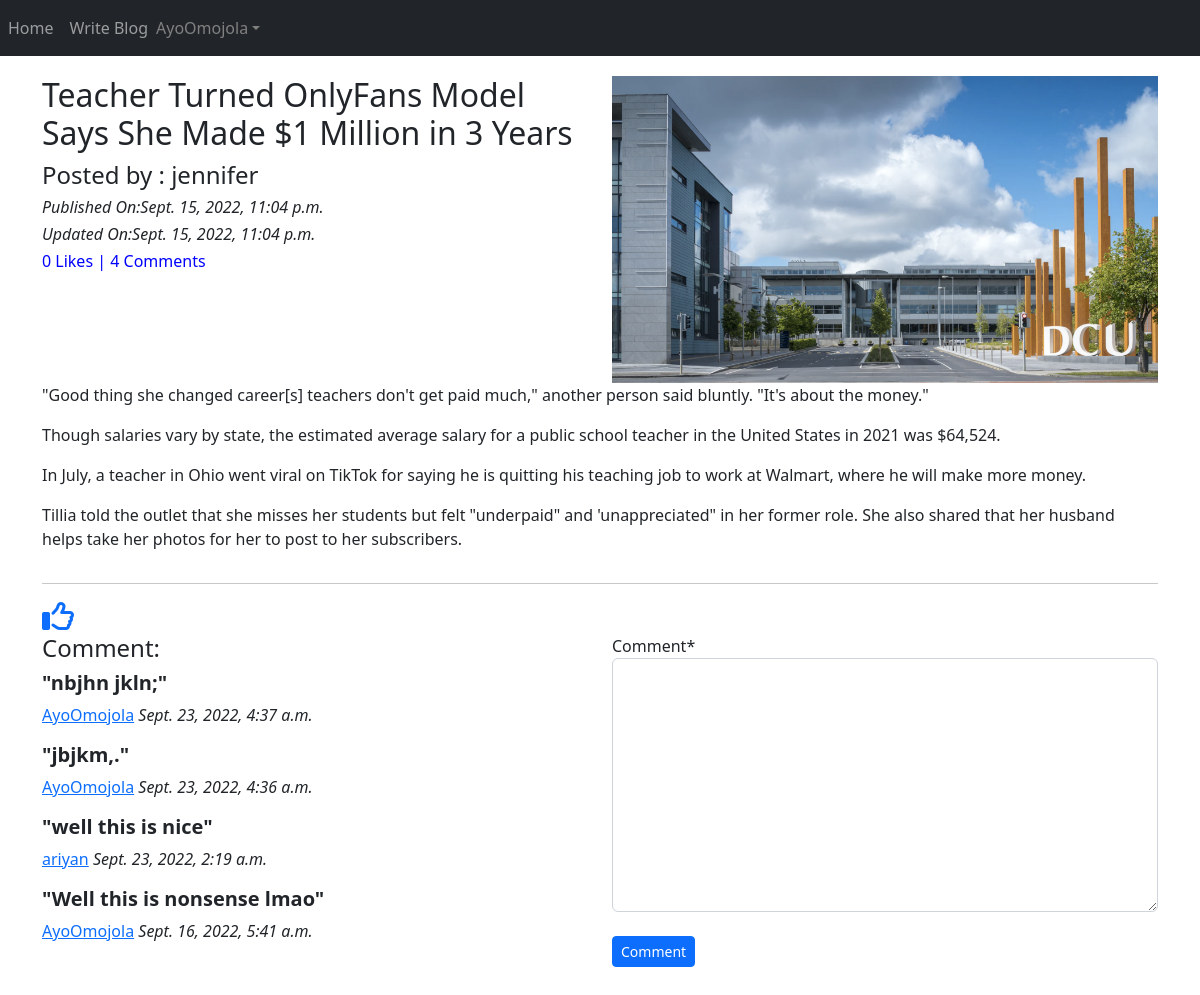
The page /blog/details/25/ (signed in) on the database its author committed.
### App_Blog/models.py (models this page shows, shortened)
class Blog(models.Model):
    author = models.ForeignKey(User, on_delete=models.CASCADE,related_name='post_author')
    blog_title = models.CharField(max_length=264,verbose_name='Put a Title')
    slug = models.SlugField(max_length=264, unique=True)
    blog_contain = models.TextField(verbose_name='What is on your mind?')
    blog_image = models.ImageField(upload_to='blog_images',verbose_name='blog_images')
    publish_date = models.DateTimeField(auto_now_add=True) ## auto_now_add is related to the time of creation of record
    update_date = models.DateTimeField(auto_now=True) ## auto_now is related to the last time of and update of record
    class Meta:
        ordering = ['-publish_date']

class Comment(models.Model):
    blog = models.ForeignKey(Blog, on_delete=models.CASCADE, related_name='blog_comment')
    user = models.ForeignKey(User, on_delete=models.CASCADE, related_name='user_comment')
    comment = models.TextField()
    comment_date = models.DateTimeField(auto_now_add=True)
    class Meta:
        ordering = ['-comment_date']

### App_Blog/views.py (the view, shortened to what this page needs)
# urls.py: path('details/<int:blog_id>/',views.blog_details,name='blog_details'),
def blog_details(request,blog_id):
    blog = Blog.objects.get(pk=blog_id) # doing this to represent the id
    comment_form = CommentForm()
    already_liked = Likes.objects.filter(blog=blog, user=request.user)
    if already_liked:
        liked = True
    else:
        liked = False
    return render(request, 'App_Blog/blog_details.html', context = {'blog':blog,'comment_form':comment_form, 'liked':liked})

### App_Blog/forms.py
class CommentForm(forms.ModelForm):
    class Meta:
        model = Comment
        fields = ('comment',)

### templates/App_Blog/blog_details.html (shortened to what this page needs)
{% extends 'base.html' %}
{% load crispy_forms_tags %}
{% block body_block %}
<div class="row">
    <div class="col-sm-6">
        <h2>{{blog.blog_title}}</h2>
        <h4>Posted by : {{blog.author}}</h4>
        <i><h6>Published On:{{blog.publish_date}}</h6></i>
        <i><h6>Updated On:{{blog.update_date}}</h6></i>
        <h6 style="color: blue;">{{ blog.liked_blog.count }} Likes | {{ blog.blog_comment.count }} Comments</h6>
    </div>
    <div class="col-sm-6">
        <img src="/media/{{blog.blog_image}}" width="100%" alt="">
    </div>
    {{blog.blog_contain|linebreaks}}
</div>
<hr>
{% if not liked  %}
<a href="{% url 'App_Blog:liked_post' blog_id=blog.pk %}">
    <i class="fa-regular fa-thumbs-up fa-2x" ></i>
</a>
{% else %}
<a href="{% url 'App_Blog:unliked_post' blog_id=blog.pk %}">
    <i class="fa-regular fa-thumbs-down fa-2x" style="margin-left: 15px;"></i>
</a>
{% endif %}
<div class="row">
    <div class="col-sm-6">
        <h4>Comment:</h4>
        {% for comment in blog.blog_comment.all %}
        <h5><b>"{{ comment.comment }}"</b></h5>
        <p> <a href="#">{{ comment.user }}</a> <i>{{ comment.comment_date }}</i></p>
        {% endfor %}
        <br>
        <br>
        <br>
    </div>
    <div class="col-sm-6">
        <form method = 'POST'>
            {{ comment_form|crispy }}
            <br>
            <button type="submit" class="btn btn-primary btn-sm" >Comment</button>
            <br>
            <br>
            <br>
            <br>
        </form>
    </div>
</div>
{% endblock %}

### templates/base.html (shortened to what this page needs)
<!doctype html>
<html lang="en">
<head>
    <link href="https://cdn.jsdelivr.net/npm/bootstrap@5.2.1/dist/css/bootstrap.min.css" rel="stylesheet"
>
</head>
<body>
    <nav class="navbar navbar-expand-sm bg-dark navbar-dark">
        <ul class="navbar-nav" >
            <a href="{% url 'index' %}" class="nav-link">Home</a>
            {% if user.is_authenticated %}
                <a href="{% url 'App_Blog:create_blog' %}" class="nav-link">Write Blog</a>
            {% else %}
                <a href="{% url 'App_Login:signin' %}" class="nav-link">Login</a>
                <a href="{% url 'App_Login:signup' %}" class="nav-link">Sign Up</a>
            {% endif %}
        </ul>
        {% if user.is_authenticated %}
        <div class="nav-item dropdown">
            <a href="#" class="nav-link dropdown-toggle" id="navbardrop" data-toggle="dropdown" style="color:grey;">{{ user.username }}</a>
        </div>
        {% endif %}
    </nav>
    <div class="container" style="padding-top: 20px;" >
        {% block body_block %}
        {% endblock %}
    </div>
</body>
</html>

### rows shown on the page
Blog: blog_title "Teacher Turned OnlyFans Model Says She Made $1 Million in 3 Years", author "jennifer", publish_date "Sept. 15, 2022, 11:04 p.m.", update_date "Sept. 15, 2022, 11:04 p.m.", liked_blog.count "0", blog_comment.count "4", blog_image (picture), blog_contain "\"Good thing she changed career[s] teachers don't get paid much,\" another person said bluntly. \"It's about the money.\" Though salaries vary by state, the estimated average salary for a public school teacher in the United States in 2021 was $64,524. In July, a teacher in Ohio went viral on TikTok for saying he is quitting his teaching job to work at Walmart, where he will make more money. Tillia told the outlet that she misses her students but felt \"underpaid\" and 'unappreciated\" in her former role. She also shared that her husband helps take her photos for her to post to her subscribers."
Comment: comment "nbjhn jkln;", user "AyoOmojola", comment_date "Sept. 23, 2022, 4:37 a.m."
Comment: comment "jbjkm,.", user "AyoOmojola", comment_date "Sept. 23, 2022, 4:36 a.m."
Comment: comment "well this is nice", user "ariyan", comment_date "Sept. 23, 2022, 2:19 a.m."
Comment: comment "Well this is nonsense lmao", user "AyoOmojola", comment_date "Sept. 16, 2022, 5:41 a.m."

### other values the page prints
{{ user.username }} "AyoOmojola"
